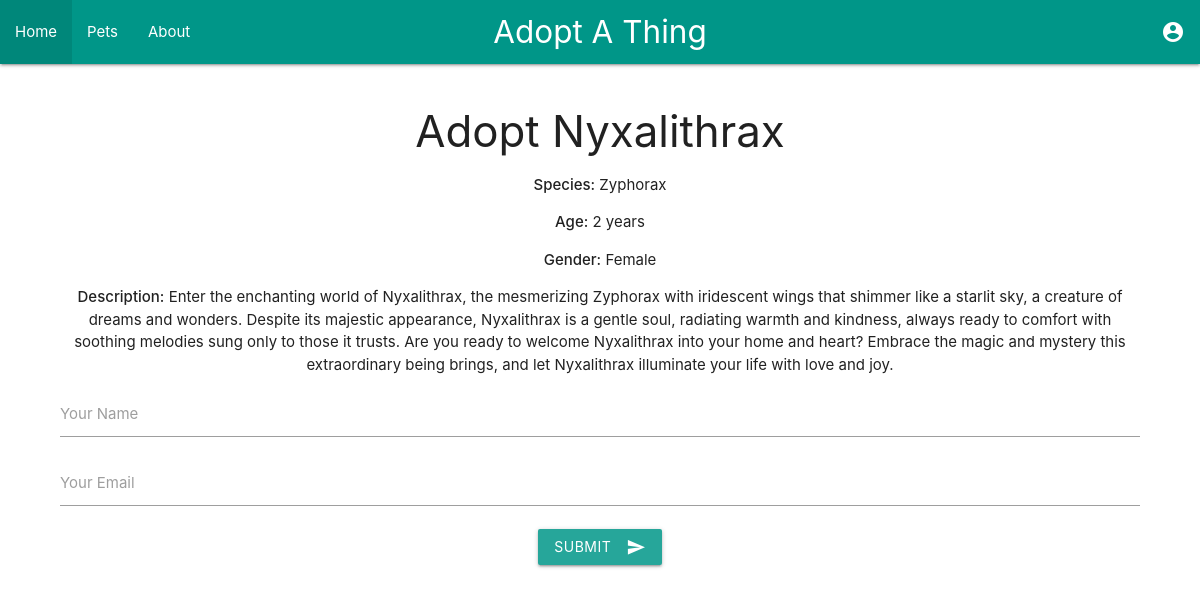
The app's page /adopt/4 with its own data.
### tables this page shows
CREATE TABLE things (
    id INTEGER PRIMARY KEY AUTOINCREMENT,
    name TEXT NOT NULL,
    species TEXT NOT NULL,
    age INTEGER NOT NULL,
    gender TEXT NOT NULL,
    description TEXT NOT NULL
);

### app.py (the view, shortened to what this page needs)
@app.route('/adopt/<int:pet_id>', methods=['GET', 'POST'])
def adopt_pet(pet_id):
    conn = get_db_connection()
    pet = conn.execute('SELECT * FROM pets WHERE id = ?', (pet_id,)).fetchone()
    if pet is None:
        thing = conn.execute('SELECT * FROM things WHERE id = ?', (pet_id,)).fetchone()
        if thing is None:
            conn.close()
            return "Pet or Thing not found", 404
        pet = thing  # Treat as a pet for template compatibility
    conn.close()
    return render_template('adopt.html', pet=pet)

### app.py (called while the page is built)
def get_db_connection():
    with sqlite3.connect('database/petadoption.db') as conn:
        conn.row_factory = sqlite3.Row
        return conn

### templates/adopt.html (shortened to what this page needs)
{% extends "base.html" %}
{% block content %}
    <div class="section">
        <h3>Adopt {{ pet.name if pet else 'Pet' }}</h3>
        <p><strong>Species:</strong> {{ pet.species }}</p>
        <p><strong>Age:</strong> {{ pet.age }} years</p>
        <p><strong>Gender:</strong> {{ pet.gender }}</p>
        <p><strong>Description:</strong> {{ pet.description }}</p>
        <form method="post">
            <div class="input-field">
                <input id="name" name="name" type="text" class="validate" required>
                <label for="name">Your Name</label>
            </div>
            <div class="input-field">
                <input id="email" name="email" type="email" class="validate" required>
                <label for="email">Your Email</label>
            </div>
            <button class="btn waves-effect waves-light" type="submit">
                Submit
                <i class="material-icons right">send</i>
            </button>
        </form>
    </div>
{% endblock %}

### records on screen
things: name "Nyxalithrax", species "Zyphorax", age "2", gender "Female", description "Enter the enchanting world of Nyxalithrax, the mesmerizing Zyphorax with iridescent wings that shimmer like a starlit sky, a creature of dreams and wonders. Despite its majestic appearance, Nyxalithrax is a gentle soul, radiating warmth and kindness, always ready to comfort with soothing melodies sung only to those it trusts. Are you ready to welcome Nyxalithrax into your home and heart? Embrace the magic and mystery this extraordinary being brings, and let Nyxalithrax illuminate your life with love and joy."
